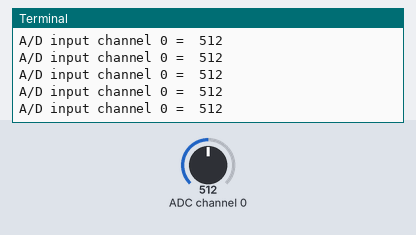
This program was run on a simulated Raspberry Pi (BCM pin numbers). Shown: the last lines printed to the terminal. The inputs (shaded band) are chosen by the test bench; at power-on: ADC channel 0 = 512 (analog values on the 0–1023 scale).

Above: at 1.2 s.
1.3 s: ADC channel 0 set to 716
At 1.31 s:
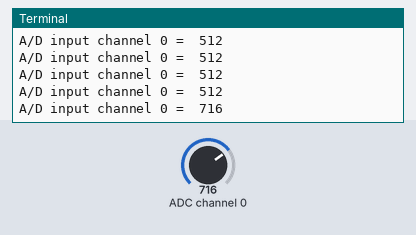
2.8 s: ADC channel 0 set to 900
At 2.82 s:
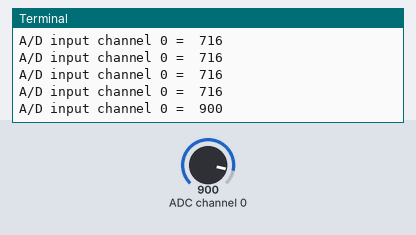
Timing chart, 0 to 5.8 s (numbered marks = the images above; inputs shaded):
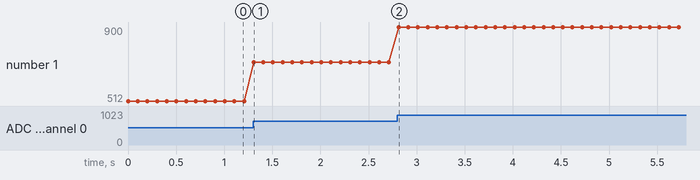

The program:

lab4.py
```python
# Program to continuously read A/D converter
from time import sleep
import Adafruit_MCP3008

# Software SPI pin configuration
CLK = 25
MISO = 24
MOSI = 23
CS = 18

# Instantiate a new A/D object
a2d = Adafruit_MCP3008.MCP3008(clk=CLK, cs=CS, miso=MISO, mosi=MOSI)
print('Press Ctrl-C to quit...')
while True:
    value = a2d.read_adc(0)
    print('A/D input channel 0 = ', value)
    sleep(0.1)
```

Measured:
- after the input at 1.3 s, the terminal: prints a new line at once (image 1)
- after the input at 2.8 s, the terminal: prints a new line at once (image 2)
- plotted number 1: 512 → 716 after the input at 1.3 s, 716 → 900 after the input at 2.8 s
